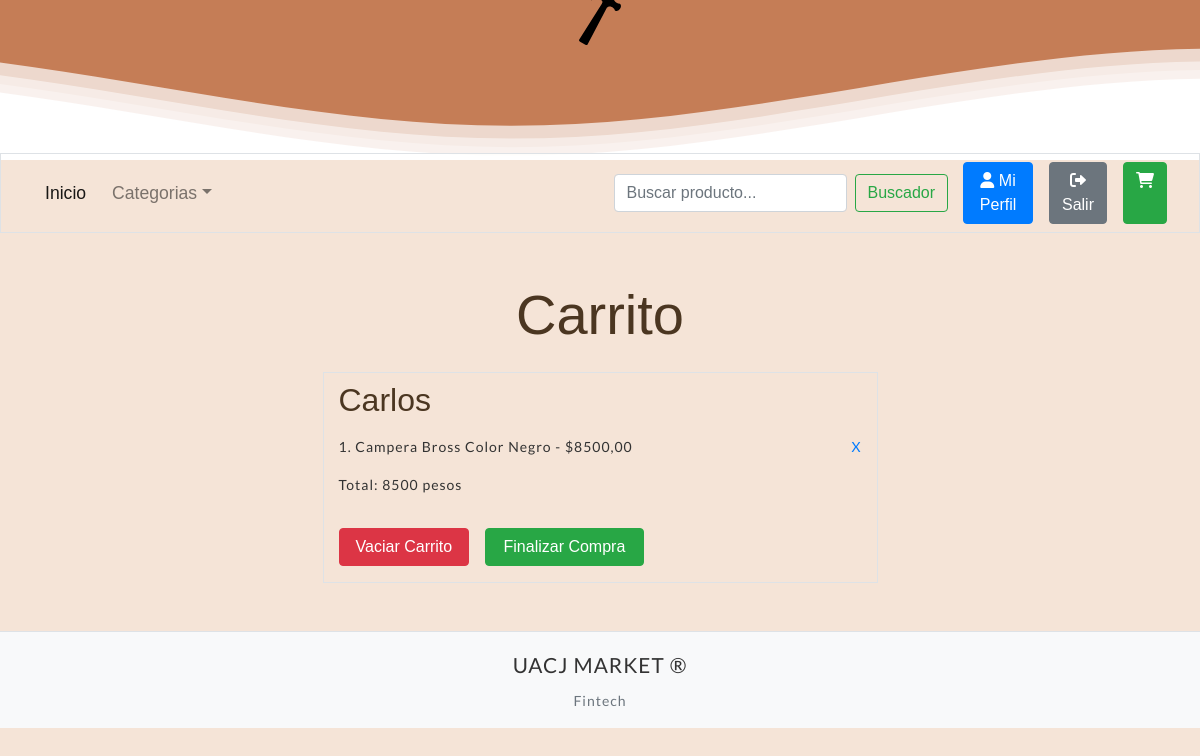
Screenshot of /carrito (signed in) with the database file from the repository.
### sitio/models.py (models this page shows, shortened)
class Carrito_item(models.Model):
    producto = models.ForeignKey(Producto, on_delete=models.CASCADE)
    carrito = models.ForeignKey(Carrito, on_delete=models.CASCADE, related_name="items")

class Producto(models.Model):
    titulo = models.CharField(max_length=50, null=False)
    imagen = models.FileField(upload_to='imagenes/productos/')
    descripcion = models.CharField(max_length=200, null=False)
    precio = models.DecimalField(null=False, max_digits=10, decimal_places=2)
    categoria = models.ForeignKey(Categoria, on_delete=models.CASCADE, related_name="productos")

class Carrito(models.Model):
    usuario = models.ForeignKey(User, on_delete=models.CASCADE, related_name="carrito")
    total = models.DecimalField(max_digits=10, decimal_places=2, null=True)

### sitio/views.py (the view)
# urls.py: path('carrito', views.carrito_index, name="carrito_index"),
@login_required
def carrito_index(request):
    categorias = Categoria.objects.all()
    usuario_logeado = request.user
    total=0
    try:
        carrito = Carrito.objects.get(usuario=usuario_logeado)
        items_carrito = carrito.items.all()
        nuevo_precio_Carrito = items_carrito.aggregate(total=Sum('producto__precio'))['total']
    except Carrito.DoesNotExist:
        carrito = None
        items_carrito = []
        nuevo_precio_Carrito = 0
    if carrito:
        carrito.total = nuevo_precio_Carrito
        carrito.save()
    return render(request, 'sitio/carrito/index.html', {
        'categorias': categorias,
        'usuario': usuario_logeado,
        'items_carrito': items_carrito,
        'carrito':carrito,
    })

### sitio/templates/sitio/carrito/index.html (shortened to what this page needs)
{% extends "sitio/layout.html" %}
{% block content %}
<main class="container my-5">
    <div class="row justify-content-center">
        <div class="col-12 mb-3">
            <h2 class="display-4 text-center text-capitalize">carrito</h2>
        </div>
        <div class="col-6 row border">
            <div class="col-12 p-0 mb-2">
                <h3 class="display-4 text-capitalize mt-2" style="font-size: 2em;">{{usuario.username.capitalize}}</h3>
            </div>
            {% for item in items_carrito %}
                <div class="col-12 p-0 m-0">
                    <p class="d-flex justify-content-between align-items-center">
                        {{ forloop.counter }}. {{item.producto.titulo.title}} - ${{ item.producto.precio }}
                        <a href="{% url 'SITIO:item_carrito_delete' item.id %}">X</a>
                    </p>
                </div>
            {% empty %}
                <div class="col-12 p-0 m-0">
                    <p class="d-flex justify-content-between align-items-center">
                        No tiene ningun producto en el carrito
                    </p>
                </div>
            {% endfor %}
            {% if carrito.total is not None and carrito.total > 0 %}
            <p class="d-flex justify-content-between align-items-center">
              Total: {{ carrito.total }} pesos
             </p>
          {% endif %}
            <div class="col-12 p-0 m-0 my-3 row ">
                <div class="col-md-5 col-lg-3 p-0">
                    <a href="{% url 'SITIO:carrito_clean' %}" class="btn btn-danger btn-block">Vaciar Carrito</a>
                </div>
                <div class="col-12 p-0 col-md-7 col-lg-4 mt-2 mt-md-0 pl-md-3">
                    <a role="button" class="btn btn-success btn-block"href="{% url 'SITIO:Pago' carrito.id %}">
                        Finalizar Compra
                    </a>
                </div>
            </div>
        </div>
    </div>
</main>
{% endblock %}

### sitio/static/sitio/style.css (style rules this page uses)
body { background-image: url('media/Fondo.png'); }
a { text-decoration: none !important; }

### sitio/templates/sitio/layout.html (style rules this page uses)
body { margin: 0; background-color: #f5e4d7; color: #4b3621; font-family: Arial, sans-serif; line-height: 1.6; }
p { font-family: 'Lato', sans-serif; letter-spacing: 1px; font-size: 14px; color: #333333; }

### rows the page displays
Carrito_item: producto.titulo "Campera Bross Color Negro", producto.precio "8500,00"
Carrito: total "8500"

### other values shown
{{ usuario.username.capitalize }} "Carlos"
